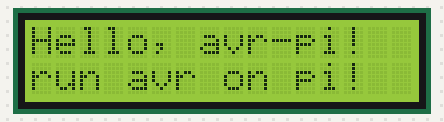
Bench run of a sketch on a simulated Arduino Uno, built with avr-gcc and run on an emulated ATmega328P. Shown: 16×2 character LCD.

Above: at 0.1 s.
At 0.6 s:
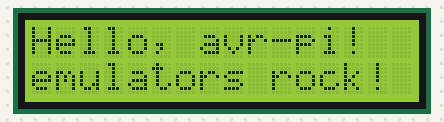
At 1.1 s:
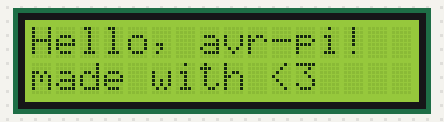

The sketch:

hello_world.ino
```cpp
#include <LiquidCrystal.h>

// initialize the library by associating any needed LCD interface pin
// with the arduino pin number it is connected to
static const int rs = 12, en = 11, d4 = 5, d5 = 4, d6 = 3, d7 = 2;
static LiquidCrystal lcd(rs, en, d4, d5, d6, d7);

void setup() {
    lcd.begin(16, 2);
    lcd.print("Hello, avr-pi!  ");
}

void loop() {
    lcd.setCursor(0, 1);
    lcd.print("run avr on pi!  ");
    delay(500);
    lcd.setCursor(0, 1);
    lcd.print("emulators rock! ");
    delay(500);
    lcd.setCursor(0, 1);
    lcd.print("made with <3    ");
    delay(500);
}
```

Measured:
- by itself, everything shown: repeats every 1.5 s, in 3 steps
- what the display in image 1 shows lasts 0.5 s, from 0.6 s to 1.1 s
